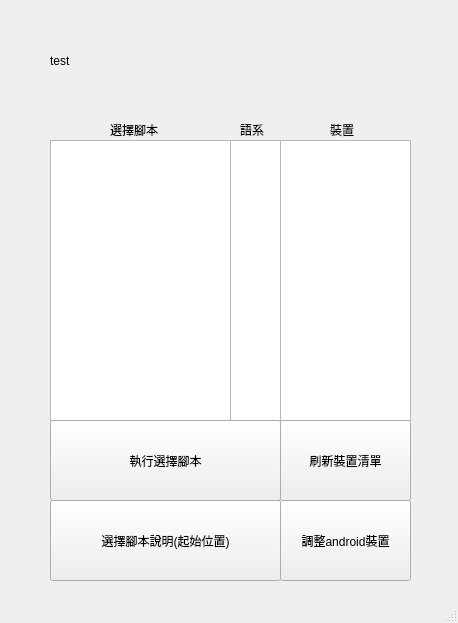
<?xml version="1.0" encoding="UTF-8"?>
<ui version="4.0">
 <class>MainWindow</class>
 <widget class="QMainWindow" name="MainWindow">
  <property name="geometry">
   <rect>
    <x>0</x>
    <y>0</y>
    <width>458</width>
    <height>623</height>
   </rect>
  </property>
  <property name="windowTitle">
   <string>MainWindow</string>
  </property>
  <widget class="QWidget" name="centralwidget">
   <widget class="QListWidget" name="script_listWidget">
    <property name="geometry">
     <rect>
      <x>50</x>
      <y>140</y>
      <width>181</width>
      <height>281</height>
     </rect>
    </property>
   </widget>
   <widget class="QListWidget" name="lang_listWidget">
    <property name="geometry">
     <rect>
      <x>230</x>
      <y>140</y>
      <width>51</width>
      <height>281</height>
     </rect>
    </property>
   </widget>
   <widget class="QListWidget" name="device_listWidget">
    <property name="geometry">
     <rect>
      <x>280</x>
      <y>140</y>
      <width>131</width>
      <height>281</height>
     </rect>
    </property>
   </widget>
   <widget class="QPushButton" name="excute_button">
    <property name="geometry">
     <rect>
      <x>50</x>
      <y>420</y>
      <width>231</width>
      <height>81</height>
     </rect>
    </property>
    <property name="text">
     <string>執行選擇腳本</string>
    </property>
   </widget>
   <widget class="QPushButton" name="renew_button">
    <property name="geometry">
     <rect>
      <x>280</x>
      <y>420</y>
      <width>131</width>
      <height>81</height>
     </rect>
    </property>
    <property name="text">
     <string>刷新裝置清單</string>
    </property>
   </widget>
   <widget class="QLabel" name="text_label_show_info">
    <property name="geometry">
     <rect>
      <x>50</x>
      <y>10</y>
      <width>361</width>
      <height>101</height>
     </rect>
    </property>
    <property name="text">
     <string>test</string>
    </property>
   </widget>
   <widget class="QLabel" name="label_2">
    <property name="geometry">
     <rect>
      <x>110</x>
      <y>120</y>
      <width>51</width>
      <height>20</height>
     </rect>
    </property>
    <property name="text">
     <string>選擇腳本</string>
    </property>
   </widget>
   <widget class="QLabel" name="label_3">
    <property name="geometry">
     <rect>
      <x>240</x>
      <y>120</y>
      <width>31</width>
      <height>20</height>
     </rect>
    </property>
    <property name="text">
     <string>語系</string>
    </property>
   </widget>
   <widget class="QLabel" name="label_4">
    <property name="geometry">
     <rect>
      <x>330</x>
      <y>120</y>
      <width>31</width>
      <height>20</height>
     </rect>
    </property>
    <property name="text">
     <string>裝置</string>
    </property>
   </widget>
   <widget class="QPushButton" name="sub2_button">
    <property name="geometry">
     <rect>
      <x>280</x>
      <y>500</y>
      <width>131</width>
      <height>81</height>
     </rect>
    </property>
    <property name="text">
     <string>調整android裝置</string>
    </property>
   </widget>
   <widget class="QPushButton" name="sub3_button">
    <property name="geometry">
     <rect>
      <x>50</x>
      <y>500</y>
      <width>231</width>
      <height>81</height>
     </rect>
    </property>
    <property name="text">
     <string>選擇腳本說明(起始位置)</string>
    </property>
   </widget>
  </widget>
  <widget class="QMenuBar" name="menubar">
   <property name="geometry">
    <rect>
     <x>0</x>
     <y>0</y>
     <width>458</width>
     <height>22</height>
    </rect>
   </property>
  </widget>
  <widget class="QStatusBar" name="statusbar"/>
 </widget>
 <resources/>
 <connections/>
</ui>
